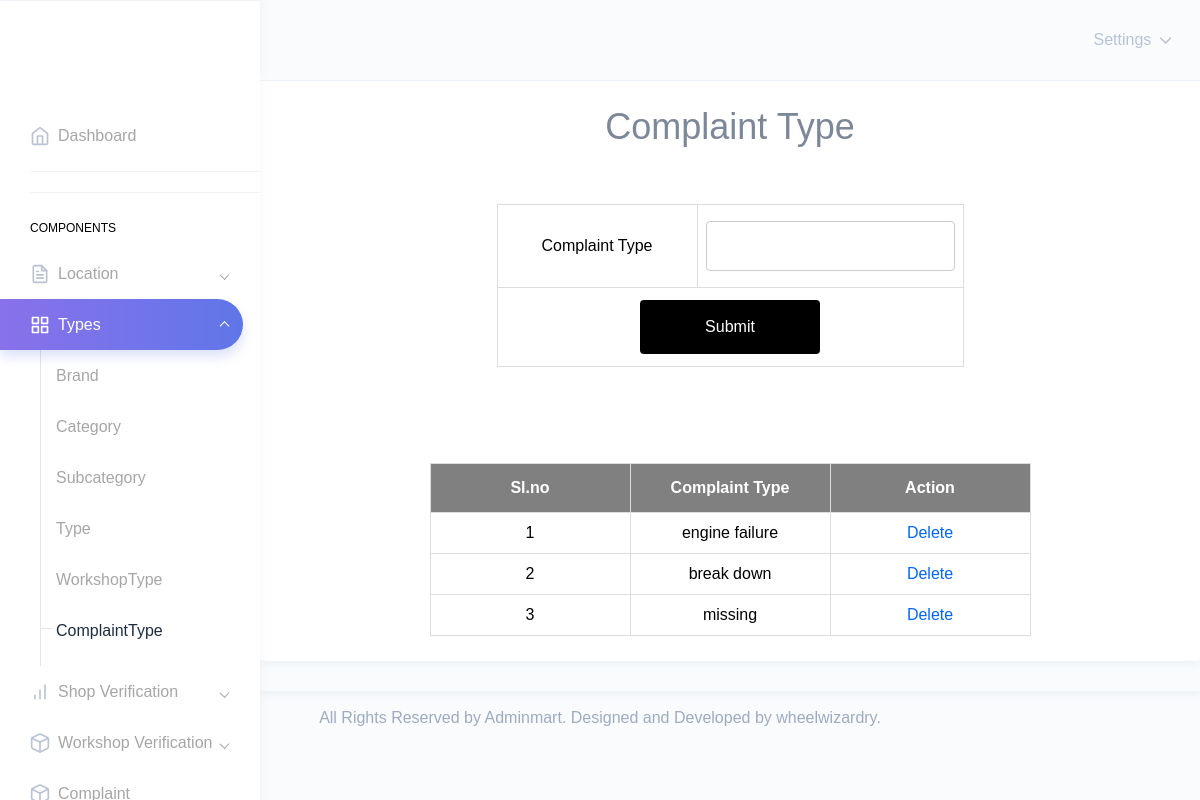
The page /Admin/ComplaintType.php on the database its author committed.
### tables this page shows
CREATE TABLE `tbl_complainttype` (
  `complainttype_id` int(11) NOT NULL,
  `complainttype_name` varchar(30) NOT NULL
);

### Admin/ComplaintType.php (the view, shortened to what this page needs)
<?php
include("../Assets/Connection/Connection.php");
include("Head.php");
			        ?>
<!DOCTYPE html PUBLIC "-//W3C//DTD XHTML 1.0 Transitional//EN" "http://www.w3.org/TR/xhtml1/DTD/xhtml1-transitional.dtd">
<html xmlns="http://www.w3.org/1999/xhtml">
<head>
</head>
<body>
<h1 align="center">Complaint Type</h1>
<div id="tab">
<br/><br/>
<form id="form1" name="form1" method="post" action="">
  <table border="1"align="center" cellpadding="5">
    <tr align="center">
      <td>Complaint Type</td>
      <td><input type="text" name="txtct" id="txtct" required autocomplete="off" /></td>
    </tr>
    <tr align="center">
      <td colspan="2"><div align="center">
        <input type="submit" name="btnsave" id="btnsave" value="Submit" />
      </div></td>
    </tr>
  </table>
  </form>
  <br /> <br /> <br />
  <br />
   <table border="1"al align="center"cellpadding="5">
    <tr align="center">
      <th >Sl.no</th>
      <th>Complaint Type</th>
      <th colspan="2"><div align="center">Action</div></th>
    </tr>
<?php
$i=0;
$selqry = "select * from tbl_complainttype";
$result=$conn->query($selqry);
while($row = $result->fetch_assoc())
{
	$i++;
?>
		<tr align="center">
        	<td>
            <?php echo $i;?>
            </td>
            <td>
            <?php echo $row["complainttype_name"];?>
            </td>
       		<td width="132"colspan="2"align="center">
        <a href="ComplaintType.php?del=<?php echo $row["complainttype_id"];?>">Delete</a></td></tr>
        <?php
}
?>
  </table>
</div>
</body>
<?php
include("Foot.php");
?>
</html>

### Assets/Templates/form.css (style rules this page uses)
#tab { font-family: "Trebuchet MS", Arial, Helvetica, sans-serif; border-collapse: collapse; width: 100%; }
#tab td, #tab th { border: 1px solid #ddd; padding: 8px; color: black; text-align:center; min-width:200px; }
#tab a { color:#06F; }
#tab th { padding-top: 12px; padding-bottom: 12px; text-align:center; background-color: gray; color: white; alignment-adjust:central; }
input[type=text],[type=password],[type=email],[type=date], select { width: 100%; padding: 12px 20px; margin: 8px 0; display: inline-block; border: 1px solid #ccc; border-radius: 4px; box-sizing: border-box; }
input[type=submit] { width: 40%; background-color: black; color: white; padding: 15px; margin: 4px 0; border: none; border-radius: 4px; cursor: pointer; }

### rows shown on the page
tbl_complainttype: complainttype_name "engine failure"
tbl_complainttype: complainttype_name "break down"
tbl_complainttype: complainttype_name "missing"
